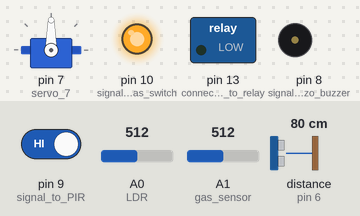
Simulated run of this sketch. Board: Arduino Uno, built with avr-gcc and run on an emulated ATmega328P. Shown: servo, switched loads named in the sketch (green lamp = pin HIGH), output pins drawn as LEDs (lit = HIGH), buzzer (waves = sounding). Wiring (inferred from the names in the program): ultrasonic range finder: trigger pin 6; echo pin 6. The inputs (shaded band) are chosen by the test bench; at power-on: pin 9 (signal_to_PIR) HIGH, distance to the obstacle (sensor on pin 6) 80 cm, A0 (LDR) = 512, A1 (gas_sensor) = 512. The echo pulse lasts 58.3 µs per cm; what the sketch prints to the serial monitor is not drawn.

Above: at 2.1 s.
2.2 s: pin 9 (signal_to_PIR) driven LOW
At 2.46 s:
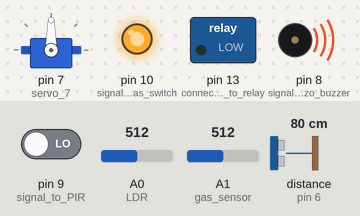
5.7 s: distance to the obstacle (sensor on pin 6) set to 94 cm
10.5 s: distance to the obstacle (sensor on pin 6) set to 102 cm
At 10.76 s:
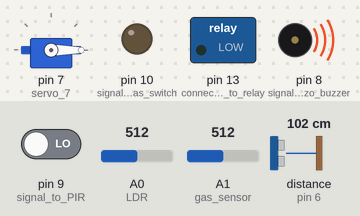
14.0 s: A0 (LDR) set to 492
At 14.26 s:
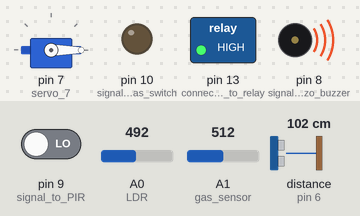
17.5 s: pin 9 (signal_to_PIR) driven HIGH
At 18.3 s:
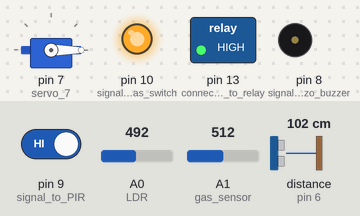
21.7 s: A0 (LDR) set to 510
At 23.6 s:
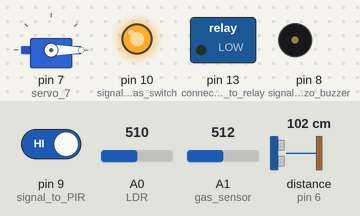
Timing chart, 0 to 27.5 s (numbered marks = the images above; inputs shaded):
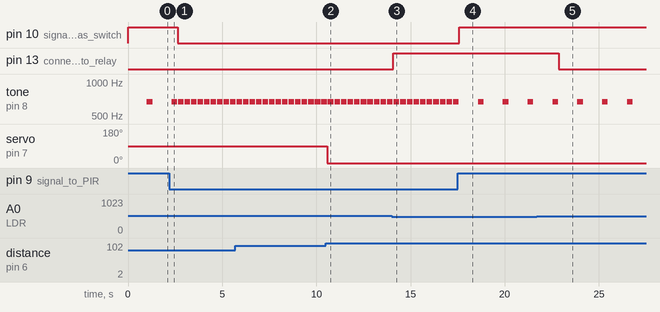

Measured:
- the behaviour switches between 99 and 100 cm on distance to the obstacle (sensor on pin 6) (found by bisection; images 1 and 2)
- the behaviour switches between 501 and 500 on A0 (LDR) (found by bisection; images 2 and 3)
- after the input at 2.2 s, pin 10 (signal_to_npn_as_switch): HIGH → LOW after 0.43 s; tone on pin 8 (signal_to_piezo_buzzer): alternates 669 Hz for 0.30 s and silent for 0.05 s, starting after 0.46 s
- after the input at 10.5 s, servo on pin 7 (servo_7): 90° → 0° after 0.07 s
- after the input at 14.0 s, pin 13 (connected_to_relay): LOW → HIGH after 0.08 s
- after the input at 17.5 s, pin 10 (signal_to_npn_as_switch): LOW → HIGH after 0.08 s; tone on pin 8 (signal_to_piezo_buzzer): alternates 669 Hz for 0.30 s and silent for 1.0 s, starting after 1.1 s
- after the input at 21.7 s, pin 13 (connected_to_relay): HIGH → LOW after 1.2 s

The sketch:

home_automation_1.ino
```cpp
#include <Servo.h>

int output1Value = 0;
int sen1Value = 0;
int sen2Value = 0;
int const gas_sensor = A1;
int const LDR = A0;
int limit = 400;

long readUltrasonicDistance(int triggerPin, int echoPin)
{
  pinMode(triggerPin, OUTPUT);  // Clear the trigger
  digitalWrite(triggerPin, LOW);
  delayMicroseconds(2);
// Sets the trigger pin to HIGH state for 10 microseconds
  digitalWrite(triggerPin, HIGH);
  delayMicroseconds(10);
  digitalWrite(triggerPin, LOW);
  pinMode(echoPin, INPUT);
  // Reads the echo pin, and returns the sound wave travel time in microseconds
  return pulseIn(echoPin, HIGH);
}

Servo servo_7;

void setup()
{
   Serial.begin(9600);		//initialize serial communication
  pinMode(A0, INPUT);		//LDR
  pinMode(A1,INPUT);      	//gas sensor
  pinMode(13, OUTPUT);		//connected to relay
  servo_7.attach(7, 500, 2500); //servo motor

  pinMode(6,INPUT);         //signal to ultrasonic sensor
  pinMode(8,OUTPUT);     	//signal to piezo buzzer
  pinMode(9, INPUT);		//signal to PIR
  pinMode(10, OUTPUT);		//signal to npn as switch

}

void loop()
{

     //------light intensity control------//
//--------------------------------------------------------------
    int val1 = analogRead(LDR);
  if (val1 > 500)
  	{
    	digitalWrite(13, LOW);
    Serial.print("Bulb ON = ");
    Serial.print(val1);
  	}
  else
  	{
    	digitalWrite(13, HIGH);
     Serial.print("Bulb OFF = ");
    Serial.print(val1);
  	}

//--------------------------------------------------------------
        //------  fan control --------//
//--------------------------------------------------------------
  sen2Value = digitalRead(9);
  if (sen2Value == 0)
  	{
    	digitalWrite(10, LOW); //npn as switch OFF
    Serial.print("     || NO Motion Detected    " );
  	}

  if (sen2Value == 1)
  	{
    	digitalWrite(10, HIGH);//npn as switch ON
    delay(1000);
     Serial.print(" 	   || Motion Detected!      " );
  	}


//---------------------------------------------------------------
       // ------- Gas Sensor --------//
//---------------------------------------------------------------
int val = analogRead(gas_sensor);      //read sensor value
  Serial.print("|| Gas Sensor Value = ");
  Serial.print(val);				   //Printing in serial monitor
  if (val > limit)
  	{
    	tone(8,669);
  	}
 	delay(300);
 	noTone(8);

 //--------------------------------------------------------------
      //-------  servo motor  ---------//
 //-------------------------------------------------------------
  sen1Value = 0.01723 * readUltrasonicDistance(6, 6);

  if (sen1Value < 100)
  	{
    	servo_7.write(90);
    Serial.print(" 	  || Door Open!  ; Distance = ");
    Serial.print(sen1Value);
   Serial.print("\n");

  	}
  else
  	{
    	servo_7.write(0);
    Serial.print(" 	  || Door Closed! ; Distance =  ");
    Serial.print(sen1Value);
    Serial.print("\n");
  }
  delay(10); // Delay a little bit to improve simulation performance
}
```
